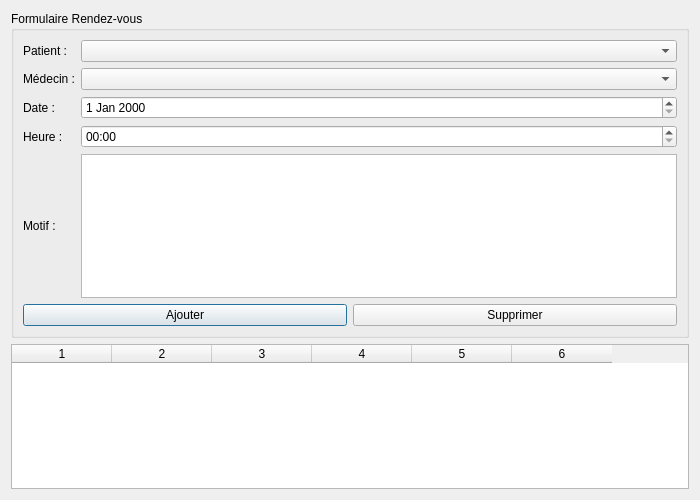
<?xml version="1.0" encoding="UTF-8"?>
<ui version="4.0">
 <class>RendezVousDialog</class>
 <widget class="QDialog" name="RendezVousDialog">
  <property name="geometry">
   <rect>
    <x>0</x>
    <y>0</y>
    <width>700</width>
    <height>500</height>
   </rect>
  </property>
  <property name="windowTitle">
   <string>Gestion des Rendez-vous</string>
  </property>
  <layout class="QVBoxLayout" name="verticalLayout">
   <item>
    <widget class="QGroupBox" name="groupBoxForm">
     <property name="title">
      <string>Formulaire Rendez-vous</string>
     </property>
     <layout class="QGridLayout" name="gridLayout">
      <item row="0" column="0">
       <widget class="QLabel" name="labelPatient">
        <property name="text">
         <string>Patient :</string>
        </property>
       </widget>
      </item>
      <item row="0" column="1">
       <widget class="QComboBox" name="comboBoxPatient"/>
      </item>
      <item row="1" column="0">
       <widget class="QLabel" name="labelMedecin">
        <property name="text">
         <string>Médecin :</string>
        </property>
       </widget>
      </item>
      <item row="1" column="1">
       <widget class="QComboBox" name="comboBoxMedecin"/>
      </item>
      <item row="2" column="0">
       <widget class="QLabel" name="labelDate">
        <property name="text">
         <string>Date :</string>
        </property>
       </widget>
      </item>
      <item row="2" column="1">
       <widget class="QDateEdit" name="dateEdit"/>
      </item>
      <item row="3" column="0">
       <widget class="QLabel" name="labelHeure">
        <property name="text">
         <string>Heure :</string>
        </property>
       </widget>
      </item>
      <item row="3" column="1">
       <widget class="QTimeEdit" name="timeEdit">
        <property name="displayFormat">
         <string>HH:mm</string>
        </property>
       </widget>
      </item>
      <item row="4" column="0">
       <widget class="QLabel" name="labelMotif">
        <property name="text">
         <string>Motif :</string>
        </property>
       </widget>
      </item>
      <item row="4" column="1">
       <widget class="QTextEdit" name="textEditMotif"/>
      </item>
      <item row="5" column="0" colspan="2">
       <layout class="QHBoxLayout" name="horizontalLayout">
        <!-- Bouton Ajouter avec icône -->
        <item>
         <widget class="QPushButton" name="btnAjouter">
          <property name="text">
           <string>Ajouter</string>
          </property>
          <property name="icon">
           <iconset>
            <normaloff>:/icons/ajouter.png</normaloff>
           </iconset>
          </property>
         </widget>
        </item>
        <!-- Bouton Supprimer avec icône -->
        <item>
         <widget class="QPushButton" name="btnSupprimer">
          <property name="text">
           <string>Supprimer</string>
          </property>
          <property name="icon">
           <iconset>
            <normaloff>:/icons/supprimer.png</normaloff>
           </iconset>
          </property>
         </widget>
        </item>
       </layout>
      </item>
     </layout>
    </widget>
   </item>
   <!-- Table des Rendez-vous -->
   <item>
    <widget class="QTableWidget" name="tableWidgetRendezVous">
     <property name="columnCount">
      <number>6</number>
     </property>
     <property name="horizontalHeaderLabels" stdset="0">
      <stringlist>
       <string>ID</string>
       <string>Patient</string>
       <string>Médecin</string>
       <string>Date</string>
       <string>Heure</string>
       <string>Motif</string>
      </stringlist>
     </property>
     <column/>
     <column/>
     <column/>
     <column/>
     <column/>
     <column/>
    </widget>
   </item>
  </layout>
 </widget>
 <resources/>
 <connections/>
</ui>
